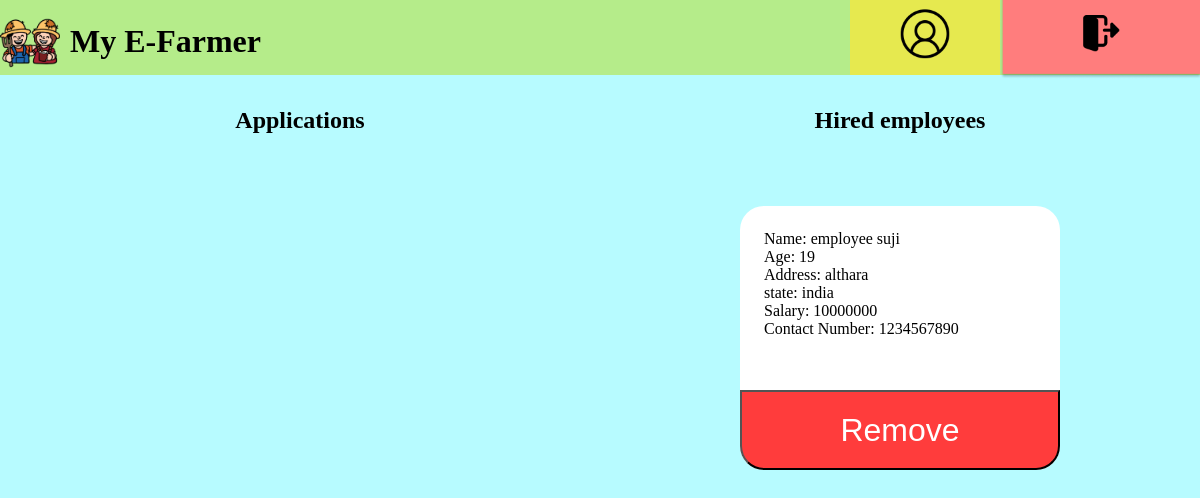
The page /farmers/job/4 (signed in) on the database its author committed.
### accounts/models.py (models this page shows, shortened)
class User(AbstractUser):
    is_admin = models.BooleanField('Is admin', default=False)
    is_employee = models.BooleanField('Is employee', default=False)
    is_farmer = models.BooleanField('Is farmer', default=False)
    age = models.IntegerField('Age of user', default=0)
    phone = models.CharField(
        'User phone number', max_length=15, blank=True)
    address = models.CharField(
        'Address of user', max_length=200, blank=True)
    aadhar = models.CharField('Aadhar number of user',
                              max_length=12, blank=True)
    is_available_for_job = models.BooleanField(
        'Available for job', default=True)
    state = models.CharField(max_length=50, null=True, blank=True)
    salary = models.CharField(max_length=50, null=True, blank=True)
    corps = models.ForeignKey(Crop, related_name="user", on_delete=models.SET_NULL, blank=True, null=True)
    hector = models.FloatField(default=0)

### farmers/views.py (the view, shortened to what this page needs)
# urls.py: path('job/<int:id>', views.employee_hire,
@login_required
def employee_hire(request, id):
    job = Job.objects.get(id=id)
    context = {"employees": job.applications.all(), "hired": job.hired_list.all()}
    return render(request, "farmers/hiring-employee.html", context)

### farmers/templates/farmers/hiring-employee.html (shortened to what this page needs)
{% extends "farmers/new_base.html" %} {% block content %}
    <div class="base_container">
        <div class="left-box">
            <h2>Applications</h2>
            <div class="container_box">
            </div>
        </div>
        <div class="right-box">
            <h2 style="text-align: center">Hired employees</h2>
            <div class="container_box">
                {% for employee in hired %}
                    <div class="item">
                        <form action="" method="post">
                            <div class="item_top">
                                <div class="item_top_text">
                                    <p>Name: {{ employee.first_name }} {{ employee.last_name }} </p>
                                    <p>Age: {{ employee.age }}</p>
                                    <p>Address: {{ employee.address }}</p>
                                    <p>state: {{ employee.state }}</p>
                                    <p>Salary: {{ employee.salary }}</p>
                                    <p>Contact Number: {{ employee.phone }}</p>
                                </div>
                            </div>
                            <div>
                                <button type="submit" class="item_bottom" style="background-color: #FF3C3C;color: white" >Remove</button>
                            </div>
                        </form>
                    </div>
                {% endfor %}
            </div>
        </div>
    </div>
{% endblock content %}

### farmers/templates/farmers/new_base.html (style rules this page uses)
* { margin: 0; padding: 0; }

### farmers/templates/farmers/hiring-employee.html (style rules this page uses)
.base_container { display: flex; flex-direction: row; }
.left-box { width: 50%; height: 100%; text-align: center; padding-top: 2rem; }
.container_box { padding: 3rem; display: flex; flex-wrap: wrap; justify-content: center; }
.right-box { width: 50%; height: 100%; padding-top: 2rem; }
.item { background-color: white; border-radius: 1.5rem; margin: 1.5rem; }
.item_top { width: 20rem; height: 10rem; border-radius: 1.5rem 1.5rem 0 0; background-color: #FFFFFF; }
.item_bottom { width: 20rem; height: 5rem; border-radius: 0 0 1.5rem 1.5rem; background-color: #99ACDD; text-align: center; font-size: 2rem; }
.item_top_text { margin: 1.5rem; }

### rows shown on the page
User: first_name "employee", last_name "suji", age "19", address "althara", state "india", salary "10000000", phone "1234567890"
